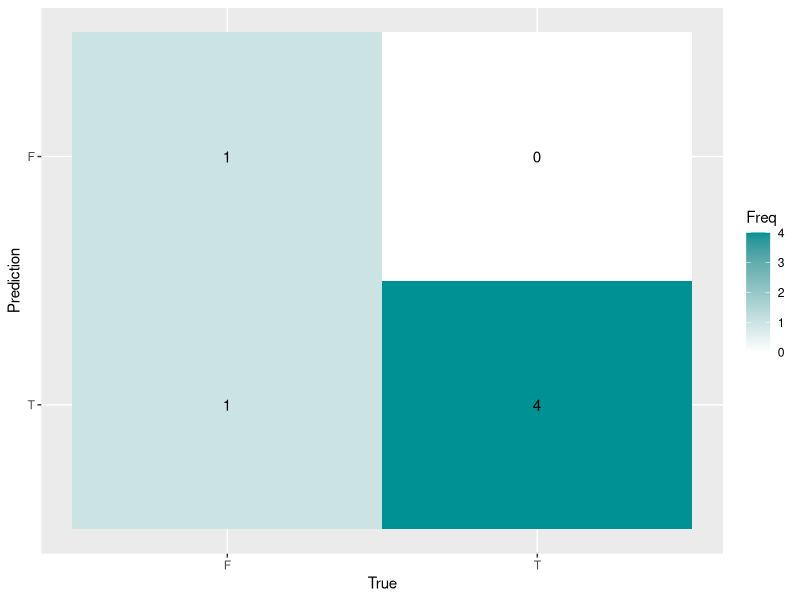

Write the R code that produced this figure.
library(dplyr)
evaluation <- function(y_true, y_pred){
  cm <- confusionMatrix(factor(y_pred,levels = c(0, 1)), 
                        factor(y_true,levels = c(0, 1)))$table
  accuracy <- sum(cm[1,1],cm[2,2])/sum(cm)
  precision <- cm[1,1]/apply(cm,1,sum)[1]
  recall <- cm[1,1]/apply(cm,2,sum)[1]
  F_measure=2*precision*recall/(precision+recall)    
  result = tibble(accuracy = accuracy, 
                  precision = precision, 
                  recall = recall, 
                  F1 = F_measure)
  return(result)
}

plot_cm <- function(y_true, y_pred){
if(!require(caret)) install.packages("caret")
library(caret)
cm <- confusionMatrix(factor(y_pred,levels = c(0, 1)), 
                      factor(y_true,levels = c(0, 1)))

ggplot(as.data.frame(cm$table), aes(Prediction,sort(Reference,decreasing = T), fill= Freq)) +
  geom_tile() + geom_text(aes(label=Freq)) +
  scale_fill_gradient(low="white", high="#009194") +
  labs(x = "True",y = "Prediction") +
  scale_x_discrete(labels=c("F","T")) +
  scale_y_discrete(labels=c("T","F"))
}
plot_cm(c(1,1,1,1,0,1),c(1,0,1,1,0,1))